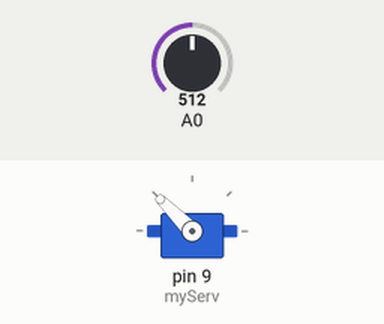
Simulated run of this sketch. Board: Arduino Uno, built with avr-gcc and run on an emulated ATmega328P. On the bench: servo. Inputs (shaded band) come from the test bench; at power-on: A0 = 512.

Above: at 1.2 s.
1.3 s: A0 set to 716
At 2.0 s:
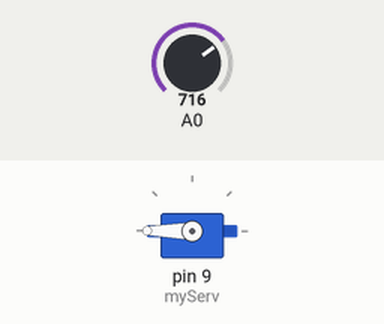
2.8 s: A0 set to 306
At 3.1 s:
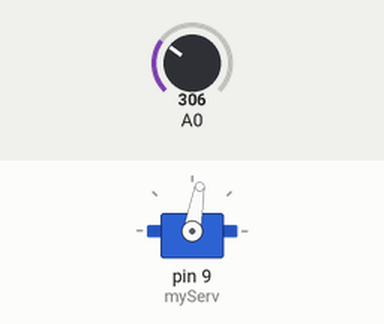
4.3 s: A0 set to 260
At 5.5 s:
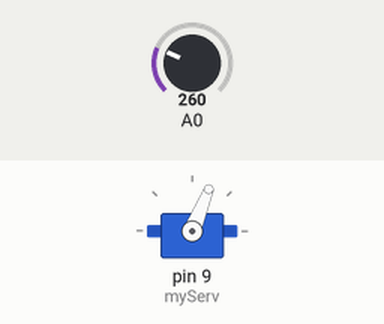
5.8 s: A0 set to 122
At 6.6 s:
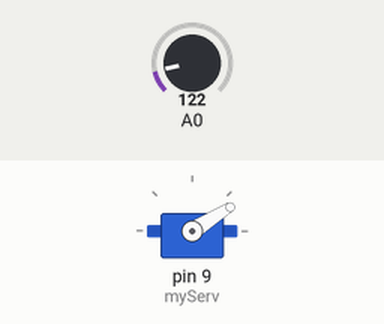
7.3 s: A0 set to 0
At 7.8 s:
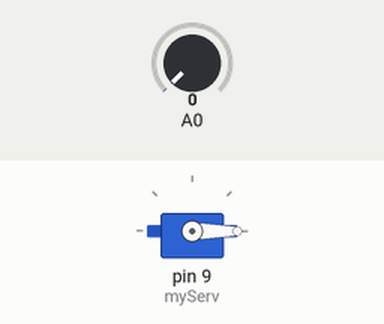
8.8 s: A0 set to 900
At 10.1 s:
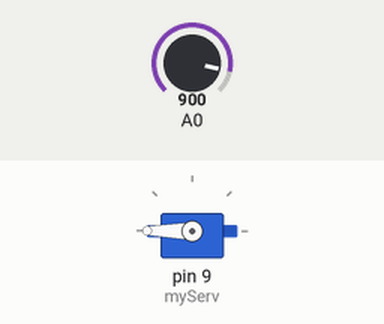
Timing chart, 0 to 11.3 s (numbered marks = the images above; inputs shaded):
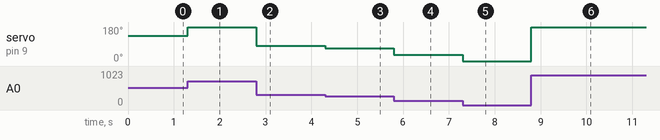

The sketch:

sketch_servo_with_control.ino
```cpp
#include <Servo.h>

#define max_angle 270.0

Servo myServ;

void setup() {
  pinMode(A0, INPUT);
  myServ.attach(9);
}

void loop() {
  int val = analogRead(A0);
  int angle = int(val / 1024.0 * max_angle);
  angle = constrain(angle, 0, 180);
  myServ.write(angle);
}
```

Measured:
- after the input at 1.3 s, servo on pin 9 (myServ): 135° → 180° at once
- after the input at 2.8 s, servo on pin 9 (myServ): 180° → 80° at once
- after the input at 4.3 s, servo on pin 9 (myServ): 80° → 68° at once
- after the input at 5.8 s, servo on pin 9 (myServ): 68° → 32° at once
- after the input at 7.3 s, servo on pin 9 (myServ): 32° → 0° at once
- after the input at 8.8 s, servo on pin 9 (myServ): 0° → 180° at once
